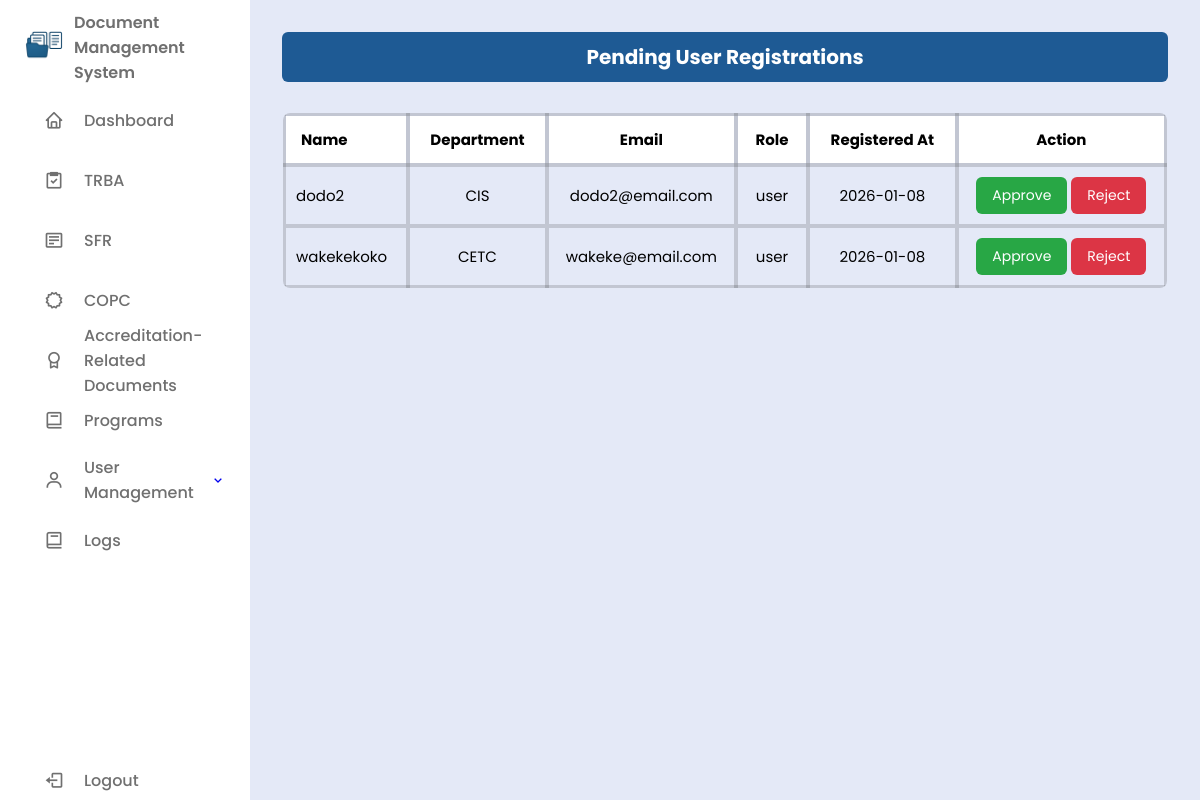
Page /admin/pending_user.php (signed in) on the earlier database version.
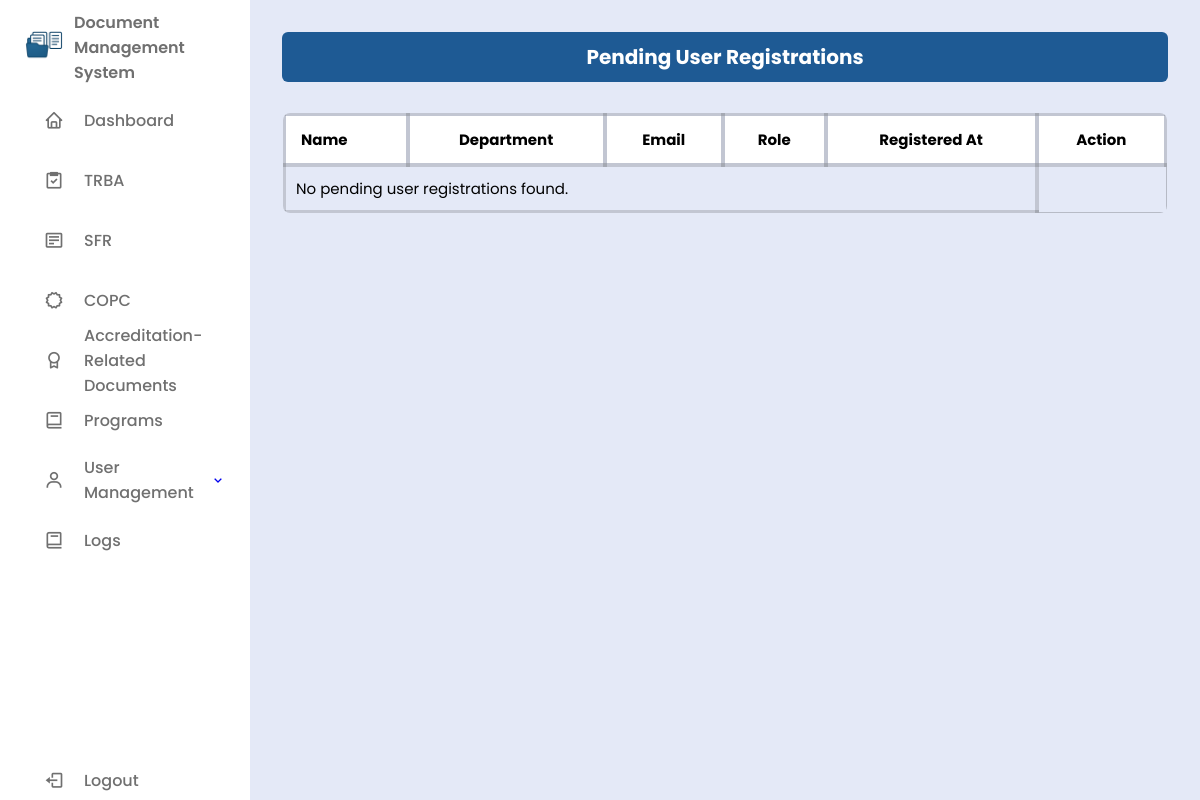
Same page on the later database version.
### tables this page shows
CREATE TABLE `user` (
  `id` int(11) NOT NULL,
  `fullname` varchar(255) NOT NULL,
  `dept` varchar(255) NOT NULL,
  `email` varchar(255) NOT NULL,
  `password` varchar(255) NOT NULL,
  `role` enum('admin','user') NOT NULL DEFAULT 'user',
  `reset_token` varchar(255) DEFAULT NULL,
  `reset_expiry` datetime DEFAULT NULL,
  `date_created` date NOT NULL DEFAULT current_timestamp(),
  `status` enum('pending','approved','rejected','inactive') NOT NULL DEFAULT 'pending'
);

### admin/pending_user.php (the view, shortened to what this page needs)
<?php
require "../db/db_conn.php";
$result = $conn->query("
    SELECT id, fullname,dept, email, role, date_created
    FROM user
    WHERE status = 'pending'
");
?>
<!DOCTYPE html>
<html lang="en">
<head>
  <link href="https://unpkg.com/boxicons@2.1.4/css/boxicons.min.css" rel="stylesheet" />
  <link rel="stylesheet" href="../css/style.css" />
</head>
<body>
<?php include('../includes/sidebar.php'); ?>
<section class="dashboard-content">
  <section class="table-section">
    <h2>Pending User Registrations</h2>
    <div class="table-container">
      <table>
        <thead>
          <tr>
            <th>Name</th>
            <th>Department</th>
            <th>Email</th>
            <th>Role</th>
            <th>Registered At</th>
            <th>Action</th>
          </tr>
        </thead>
        <tbody>
        <?php if ($result && $result->num_rows > 0): ?>
          <?php while ($row = $result->fetch_assoc()): ?>
            <tr>
              <td><?= htmlspecialchars($row['fullname']) ?></td>
              <td><?= htmlspecialchars($row['dept']) ?></td>
              <td><?= htmlspecialchars($row['email']) ?></td>
              <td><?= htmlspecialchars($row['role']) ?></td>
              <td><?= htmlspecialchars($row['date_created']) ?></td>
              <td>
                <button class="btn-approve"
                  onclick="openUserConfirm(
                    'approve',
                    'approved_user.php?id=<?= $row['id'] ?>'
                  )">
                  Approve
                </button>
                <button class="btn-reject"
                  onclick="openUserConfirm(
                    'reject',
                    'reject_user.php?id=<?= $row['id'] ?>'
                  )">
                  Reject
                </button>
              </td>
            </tr>
          <?php endwhile; ?>
        <?php else: ?>
          <tr>
            <td colspan="5">No pending user registrations found.</td>
          </tr>
        <?php endif; ?>
        </tbody>
      </table>
    </div>
  </section>
</section>
</body>

### includes/sidebar.php (shortened to what this page needs)
<nav class="sidebar">
  <header>
    <div class="image-text">
      <span class="image">
        <img src="../uploads/dms.png" alt="logo" />
      </span>
      <div class="text header-text">
        <span class="name">Document Management System</span>
      </div>
    </div>
  </header>
  <div class="menu-bar">
    <div class="menu">
      <ul class="menu-links">
          <li class="nav-link">
            <a href="../users/dashboard.php">
              <i class='bx bx-home icon'></i>
              <span class="text nav-text">Dashboard</span>
            </a>
          </li>
        <li class="nav-link">
          <a href="../users/trba.php">
            <i class='bx bx-task icon'></i>
            <span class="text nav-text">TRBA</span>
          </a>
        </li>
        <li class="nav-link">
          <a href="../users/sfr.php">
            <i class='bx bx-detail icon'></i>
            <span class="text nav-text">SFR</span>
          </a>
        </li>
        <li class="nav-link">
          <a href="../users/copc.php">
            <i class='bx bx-certification icon'></i>
            <span class="text nav-text">COPC</span>
          </a>
        </li>
        <li class="nav-link">
          <a href="../users/other.php">
            <i class='bx bx-award icon'></i>
            <span class="text nav-text">Accreditation-Related Documents</span>
          </a>
        </li>
        <?php if (isset($_SESSION['user_role']) && $_SESSION['user_role'] === 'admin'): ?>
        <li class="nav-link">
          <a href="../users/programs.php">
            <i class='bx bx-book icon'></i>
            <span class="text nav-text">Programs</span>
          </a>
        </li>
        <li class="nav-link dropdown">
          <a href="javascript:void(0);" class="dropdown-toggle">
            <i class='bx bx-user icon'></i>
            <span class="text nav-text">User Management</span>
            <i class='bx bx-chevron-down arrow'></i>
          </a>
        </li>
        <li class="nav-link">
          <a href="../users/logs.php">
            <i class='bx bx-book icon'></i>
            <span class="text nav-text">Logs</span>
          </a>
        </li>
        <?php endif; ?>
      </ul>
    </div>
    <div class="bottom-content">
        <li>
          <a href="../includes/logout.php" id="logoutLink">
            <i class='bx bx-log-out icon'></i>
            <span class="text nav-text">Logout</span>
          </a>
        </li>
    </div>
  </div>
</nav>

### css/style.css (style rules this page uses)
* { margin: 0; padding: 0; box-sizing: border-box; font-family: 'Poppins', sans-serif; }
:root { --body-color: #E4E9F7; --sidebar-color: #FFF; --primary-color: #1E5A94; --primary-color-light: #F6FSFF; --toggle-color: #DDD; --text-color: #707070; --tran-02: all 0.2s ease; --tran-03: all 0.3s ease; --tran-04: all 0.4s ease; --tran-05: all 0.5s ease; }
body { height: 100vh; background: var(--body-color); display: flex; }
.sidebar { position: fixed; top: 0; left: 0; height: 100%; width: 250px; padding: 10px 14px; background: var(--sidebar-color); }
.sidebar .text { font-size: 16px; font-weight: 500; color: var(--text-color); }
.sidebar .image { min-width: 60px; display: flex; align-items: center; }
.sidebar li { height: 50px; margin: 10px; list-style: none; display: flex; align-items: center; }
.sidebar li .icon, .sidebar li .text { color: var(--text-color); transition: var(--tran-03); }
.sidebar li .icon { display: flex; justify-content: center; align-items: center; min-width: 60px; font-size: 20px; }
.sidebar header { position: relative; }
.sidebar .image-text { display: flex; align-items: center; }
.sidebar .image-text img { width: 60px; border-radius: 6px; }
.header-text { display: flex; flex-direction: column; }
.header-text .name { font-weight: 600; }
.sidebar li a { text-decoration: none; width: 100%; height: 100%; display: flex; align-items: center; border-radius: 6px; transition: var(--tran-04); }
.sidebar .menu-bar { height: calc(100% - 50px); display: flex; flex-direction: column; justify-content: space-between; }
.nav-link.dropdown { position: relative; }
.dropdown-toggle { display: flex; align-items: center; cursor: pointer; width: 100%; }
.dashboard-content { margin-left: 250px; padding: 2rem; width: 100%; min-height: 100vh; background: var(--body-color); position: relative; overflow: hidden; }
.dashboard-content > * { position: relative; z-index: 1; }
.table-section h2 { background-color: #1E5A94; padding: 10px 15px; border-radius: 6px; text-align: center; margin-bottom: 10px; font-size: 20px; color: #fff; }
.table-section table { background: #fff; width: 100%; border-collapse: collapse; margin-top: 20px; font-size: 15px; color: #000; border: 1px solid rgba(0, 0, 0, 0.2); border-radius: 8px; overflow: hidden; }
.table-section th, .table-section td { padding: 12px 15px; border: 4px solid rgba(0, 0, 0, 0.15); text-align: left; }
.table-section th { background-color: rgba(255, 255, 255, 0.85); font-weight: 600; }
.table-container { max-height: 400px; overflow-y: auto; border-radius: 6px; background-color: transparent; }
.table-container table { width: 100%; border-collapse: collapse; background: transparent; font-size: 15px; color: #000; }
.table-container th, .table-container td { padding: 10px; text-align: left; border-bottom: 1px solid #ddd; }
.table-container thead th { position: sticky; top: 0; background-color: #fff; font-weight: 700; padding: 12px 15px; border: 4px solid rgba(0, 0, 0, 0.15); z-index: 1; text-align: center; }
.table-section td, .table-section th { text-align: center; }
.table-section tr:last-child td { border-bottom: 4px solid rgba(0, 0, 0, 0.15); }
.table-section td:first-child, .table-section th:first-child { text-align: left; }
.btn-approve { background-color: #28a745; color: #fff; padding: 8px 16px; border: none; border-radius: 6px; font-size: 14px; cursor: pointer; transition: background-color 0.3s ease; }
.btn-reject { background-color: #dc3545; color: #fff; padding: 8px 16px; border: none; border-radius: 6px; font-size: 14px; cursor: pointer; transition: background-color 0.3s ease; }

Differences in the rows shown:
removed user: fullname "dodo2", dept "CIS", email "dodo2@email.com", role "user", date_created "2026-01-08"
removed user: fullname "wakekekoko", dept "CETC", email "wakeke@email.com", role "user", date_created "2026-01-08"
Other differences:
text now shown: "No pending user registrations found."
